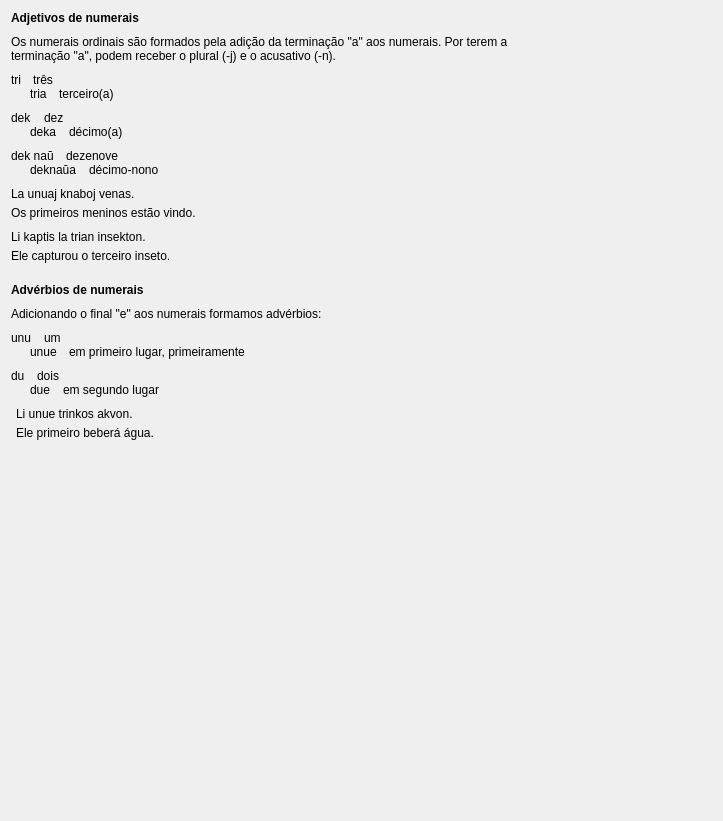
         <widget class="QWidget" name="scrollAreaWidgetContents_3">
          <property name="geometry">
           <rect>
            <x>0</x>
            <y>0</y>
            <width>723</width>
            <height>821</height>
           </rect>
          </property>
          <layout class="QVBoxLayout" name="verticalLayout_25">
           <property name="spacing">
            <number>20</number>
           </property>
           <item>
            <layout class="QVBoxLayout" name="verticalLayout_19">
             <property name="spacing">
              <number>10</number>
             </property>
             <item>
              <widget class="titolo" name="Lec03_Label7">
               <property name="sizePolicy">
                <sizepolicy hsizetype="Preferred" vsizetype="Maximum">
                 <horstretch>0</horstretch>
                 <verstretch>0</verstretch>
                </sizepolicy>
               </property>
               <property name="font">
                <font>
                 <weight>75</weight>
                 <bold>true</bold>
                </font>
               </property>
               <property name="text">
                <string>Adjetivos de numerais</string>
               </property>
              </widget>
             </item>
             <item>
              <widget class="QLabel" name="Lec03_Label261">
               <property name="text">
                <string>Os numerais ordinais são formados pela adição da terminação &quot;a&quot; aos numerais. Por terem a 
terminação &quot;a&quot;, podem receber o plural (-j) e o acusativo (-n).</string>
               </property>
               <property name="wordWrap">
                <bool>true</bool>
               </property>
              </widget>
             </item>
             <item>
              <layout class="QVBoxLayout" name="verticalLayout_101">
               <property name="spacing">
                <number>0</number>
               </property>
               <item>
                <layout class="QHBoxLayout" name="horizontalLayout_238">
                 <property name="spacing">
                  <number>12</number>
                 </property>
                 <item>
                  <widget class="klakbutono_nova" name="Lec03_Button348">
                   <property name="maximumSize">
                    <size>
                     <width>16777215</width>
                     <height>16777215</height>
                    </size>
                   </property>
                   <property name="text">
                    <string>tri</string>
                   </property>
                  </widget>
                 </item>
                 <item>
                  <widget class="QLabel" name="Lec03_Label15">
                   <property name="sizePolicy">
                    <sizepolicy hsizetype="Expanding" vsizetype="Preferred">
                     <horstretch>0</horstretch>
                     <verstretch>0</verstretch>
                    </sizepolicy>
                   </property>
                   <property name="text">
                    <string>três</string>
                   </property>
                   <property name="wordWrap">
                    <bool>true</bool>
                   </property>
                  </widget>
                 </item>
                </layout>
               </item>
               <item>
                <layout class="QHBoxLayout" name="horizontalLayout_239">
                 <property name="spacing">
                  <number>12</number>
                 </property>
                 <item>
                  <widget class="label_sago_reversa" name="label_88">
                   <property name="sizePolicy">
                    <sizepolicy hsizetype="Maximum" vsizetype="Preferred">
                     <horstretch>0</horstretch>
                     <verstretch>0</verstretch>
                    </sizepolicy>
                   </property>
                   <property name="maximumSize">
                    <size>
                     <width>16777215</width>
                     <height>16777215</height>
                    </size>
                   </property>
                   <property name="text">
                    <string/>
                   </property>
                   <property name="pixmap">
                    <pixmap resource="../resources/ikonoj.qrc">:/ikonoj/sago_revena.png</pixmap>
                   </property>
                   <property name="alignment">
                    <set>Qt::AlignRight|Qt::AlignTrailing|Qt::AlignVCenter</set>
                   </property>
                  </widget>
                 </item>
                 <item>
                  <widget class="klakbutono_nova" name="Lec03_Button1">
                   <property name="maximumSize">
                    <size>
                     <width>16777215</width>
                     <height>16777215</height>
                    </size>
                   </property>
                   <property name="text">
                    <string>tria</string>
                   </property>
                  </widget>
                 </item>
                 <item>
                  <widget class="QLabel" name="Lec03_Label262">
                   <property name="sizePolicy">
                    <sizepolicy hsizetype="Expanding" vsizetype="Preferred">
                     <horstretch>0</horstretch>
                     <verstretch>0</verstretch>
                    </sizepolicy>
                   </property>
                   <property name="text">
                    <string>terceiro(a)</string>
                   </property>
                   <property name="wordWrap">
                    <bool>true</bool>
                   </property>
                  </widget>
                 </item>
                </layout>
               </item>
              </layout>
             </item>
             <item>
              <layout class="QVBoxLayout" name="verticalLayout_102">
               <property name="spacing">
                <number>0</number>
               </property>
               <item>
                <layout class="QHBoxLayout" name="horizontalLayout_240">
                 <property name="spacing">
                  <number>12</number>
                 </property>
                 <item>
                  <widget class="klakbutono_nova" name="Lec03_Button349">
                   <property name="maximumSize">
                    <size>
                     <width>16777215</width>
                     <height>16777215</height>
                    </size>
                   </property>
                   <property name="text">
                    <string>dek</string>
                   </property>
                  </widget>
                 </item>
                 <item>
                  <widget class="QLabel" name="Lec03_Label16">
                   <property name="sizePolicy">
                    <sizepolicy hsizetype="Expanding" vsizetype="Preferred">
                     <horstretch>0</horstretch>
                     <verstretch>0</verstretch>
                    </sizepolicy>
                   </property>
                   <property name="text">
                    <string>dez</string>
                   </property>
                   <property name="wordWrap">
                    <bool>true</bool>
                   </property>
                  </widget>
                 </item>
                </layout>
               </item>
               <item>
                <layout class="QHBoxLayout" name="horizontalLayout_241">
                 <property name="spacing">
                  <number>12</number>
                 </property>
                 <item>
                  <widget class="label_sago_reversa" name="label_92">
                   <property name="sizePolicy">
                    <sizepolicy hsizetype="Maximum" vsizetype="Preferred">
                     <horstretch>0</horstretch>
                     <verstretch>0</verstretch>
                    </sizepolicy>
                   </property>
                   <property name="maximumSize">
                    <size>
                     <width>16777215</width>
                     <height>16777215</height>
                    </size>
                   </property>
                   <property name="text">
                    <string/>
                   </property>
                   <property name="pixmap">
                    <pixmap resource="../resources/ikonoj.qrc">:/ikonoj/sago_revena.png</pixmap>
                   </property>
                   <property name="alignment">
                    <set>Qt::AlignRight|Qt::AlignTrailing|Qt::AlignVCenter</set>
                   </property>
                  </widget>
                 </item>
                 <item>
                  <widget class="klakbutono_nova" name="Lec03_Button2">
                   <property name="maximumSize">
                    <size>
                     <width>16777215</width>
                     <height>16777215</height>
                    </size>
                   </property>
                   <property name="text">
                    <string>deka</string>
                   </property>
                  </widget>
                 </item>
                 <item>
                  <widget class="QLabel" name="Lec03_Label263">
                   <property name="sizePolicy">
                    <sizepolicy hsizetype="Expanding" vsizetype="Preferred">
                     <horstretch>0</horstretch>
                     <verstretch>0</verstretch>
                    </sizepolicy>
                   </property>
                   <property name="text">
                    <string>décimo(a)</string>
                   </property>
                   <property name="wordWrap">
                    <bool>true</bool>
                   </property>
                  </widget>
                 </item>
                </layout>
               </item>
              </layout>
             </item>
             <item>
              <layout class="QVBoxLayout" name="verticalLayout_103">
               <property name="spacing">
                <number>0</number>
               </property>
               <item>
                <layout class="QHBoxLayout" name="horizontalLayout_242">
                 <property name="spacing">
                  <number>12</number>
                 </property>
                 <item>
                  <widget class="klakbutono_nova" name="Lec03_Button351">
                   <property name="maximumSize">
                    <size>
                     <width>16777215</width>
                     <height>16777215</height>
                    </size>
                   </property>
                   <property name="text">
                    <string>dek naŭ</string>
                   </property>
                  </widget>
                 </item>
                 <item>
                  <widget class="QLabel" name="Lec03_Label18">
                   <property name="sizePolicy">
                    <sizepolicy hsizetype="Expanding" vsizetype="Preferred">
                     <horstretch>0</horstretch>
                     <verstretch>0</verstretch>
                    </sizepolicy>
                   </property>
                   <property name="text">
                    <string>dezenove</string>
                   </property>
                   <property name="wordWrap">
                    <bool>true</bool>
                   </property>
                  </widget>
                 </item>
                </layout>
               </item>
               <item>
                <layout class="QHBoxLayout" name="horizontalLayout_243">
                 <property name="spacing">
                  <number>12</number>
                 </property>
                 <item>
                  <widget class="label_sago_reversa" name="label_95">
                   <property name="sizePolicy">
                    <sizepolicy hsizetype="Maximum" vsizetype="Preferred">
                     <horstretch>0</horstretch>
                     <verstretch>0</verstretch>
                    </sizepolicy>
                   </property>
                   <property name="maximumSize">
                    <size>
                     <width>16777215</width>
                     <height>16777215</height>
                    </size>
                   </property>
                   <property name="text">
                    <string/>
                   </property>
                   <property name="pixmap">
                    <pixmap resource="../resources/ikonoj.qrc">:/ikonoj/sago_revena.png</pixmap>
                   </property>
                   <property name="alignment">
                    <set>Qt::AlignRight|Qt::AlignTrailing|Qt::AlignVCenter</set>
                   </property>
                  </widget>
                 </item>
                 <item>
                  <widget class="klakbutono_nova" name="Lec03_Button4">
                   <property name="maximumSize">
                    <size>
                     <width>16777215</width>
                     <height>16777215</height>
                    </size>
                   </property>
                   <property name="text">
                    <string>deknaŭa</string>
                   </property>
                  </widget>
                 </item>
                 <item>
                  <widget class="QLabel" name="Lec03_Label265">
                   <property name="sizePolicy">
                    <sizepolicy hsizetype="Expanding" vsizetype="Preferred">
                     <horstretch>0</horstretch>
                     <verstretch>0</verstretch>
                    </sizepolicy>
                   </property>
                   <property name="text">
                    <string>décimo-nono</string>
                   </property>
                   <property name="wordWrap">
                    <bool>true</bool>
                   </property>
                  </widget>
                 </item>
                </layout>
               </item>
              </layout>
             </item>
             <item>
              <layout class="QVBoxLayout" name="verticalLayout_104">
               <property name="spacing">
                <number>10</number>
               </property>
               <item>
                <layout class="QVBoxLayout" name="verticalLayout_34">
                 <property name="spacing">
                  <number>5</number>
                 </property>
                 <item>
                  <widget class="klakbutono_nova" name="Lec03_Button352">
                   <property name="maximumSize">
                    <size>
                     <width>16777215</width>
                     <height>16777215</height>
                    </size>
                   </property>
                   <property name="text">
                    <string>La unuaj knaboj venas.</string>
                   </property>
                   <property name="wordWrap">
                    <bool>true</bool>
                   </property>
                  </widget>
                 </item>
                 <item>
                  <widget class="QLabel" name="Lec03_Label266">
                   <property name="text">
                    <string>Os primeiros meninos estão vindo.</string>
                   </property>
                   <property name="wordWrap">
                    <bool>true</bool>
                   </property>
                  </widget>
                 </item>
                </layout>
               </item>
               <item>
                <layout class="QVBoxLayout" name="verticalLayout_35">
                 <property name="spacing">
                  <number>5</number>
                 </property>
                 <item>
                  <widget class="klakbutono_nova" name="Lec03_Button353">
                   <property name="maximumSize">
                    <size>
                     <width>16777215</width>
                     <height>16777215</height>
                    </size>
                   </property>
                   <property name="text">
                    <string>Li kaptis la trian insekton.</string>
                   </property>
                   <property name="wordWrap">
                    <bool>true</bool>
                   </property>
                  </widget>
                 </item>
                 <item>
                  <widget class="QLabel" name="Lec03_Label267">
                   <property name="text">
                    <string>Ele capturou o terceiro inseto.</string>
                   </property>
                   <property name="wordWrap">
                    <bool>true</bool>
                   </property>
                  </widget>
                 </item>
                </layout>
               </item>
              </layout>
             </item>
            </layout>
           </item>
           <item>
            <layout class="QVBoxLayout" name="verticalLayout_24">
             <property name="spacing">
              <number>10</number>
             </property>
             <item>
              <widget class="titolo" name="Lec03_Label8">
               <property name="sizePolicy">
                <sizepolicy hsizetype="Preferred" vsizetype="Maximum">
                 <horstretch>0</horstretch>
                 <verstretch>0</verstretch>
                </sizepolicy>
               </property>
               <property name="font">
                <font>
                 <weight>75</weight>
                 <bold>true</bold>
                </font>
               </property>
               <property name="text">
                <string>Advérbios de numerais</string>
               </property>
              </widget>
             </item>
             <item>
              <widget class="QLabel" name="Lec03_Label268">
               <property name="text">
                <string>Adicionando o final &quot;e&quot; aos numerais formamos advérbios:</string>
               </property>
               <property name="wordWrap">
                <bool>true</bool>
               </property>
              </widget>
             </item>
             <item>
              <layout class="QVBoxLayout" name="verticalLayout_105">
               <property name="spacing">
                <number>0</number>
               </property>
               <item>
                <layout class="QHBoxLayout" name="horizontalLayout_246">
                 <property name="spacing">
                  <number>12</number>
                 </property>
                 <item>
                  <widget class="klakbutono_nova" name="Lec03_Button355">
                   <property name="maximumSize">
                    <size>
                     <width>16777215</width>
                     <height>16777215</height>
                    </size>
                   </property>
                   <property name="text">
                    <string>unu</string>
                   </property>
                  </widget>
                 </item>
                 <item>
                  <widget class="QLabel" name="Lec03_Label17">
                   <property name="sizePolicy">
                    <sizepolicy hsizetype="Expanding" vsizetype="Preferred">
                     <horstretch>0</horstretch>
                     <verstretch>0</verstretch>
                    </sizepolicy>
                   </property>
                   <property name="text">
                    <string>um</string>
                   </property>
                   <property name="wordWrap">
                    <bool>true</bool>
                   </property>
                  </widget>
                 </item>
                </layout>
               </item>
               <item>
                <layout class="QHBoxLayout" name="horizontalLayout_247">
                 <property name="spacing">
                  <number>12</number>
                 </property>
                 <item>
                  <widget class="label_sago_reversa" name="label_100">
                   <property name="sizePolicy">
                    <sizepolicy hsizetype="Maximum" vsizetype="Preferred">
                     <horstretch>0</horstretch>
                     <verstretch>0</verstretch>
                    </sizepolicy>
                   </property>
                   <property name="maximumSize">
                    <size>
                     <width>16777215</width>
                     <height>16777215</height>
                    </size>
                   </property>
                   <property name="text">
                    <string/>
                   </property>
                   <property name="pixmap">
                    <pixmap resource="../resources/ikonoj.qrc">:/ikonoj/sago_revena.png</pixmap>
                   </property>
                   <property name="alignment">
                    <set>Qt::AlignRight|Qt::AlignTrailing|Qt::AlignVCenter</set>
                   </property>
                  </widget>
                 </item>
                 <item>
                  <widget class="klakbutono_nova" name="Lec03_Button5">
                   <property name="maximumSize">
                    <size>
                     <width>16777215</width>
                     <height>16777215</height>
                    </size>
                   </property>
                   <property name="text">
                    <string>unue</string>
                   </property>
                  </widget>
                 </item>
                 <item>
                  <widget class="QLabel" name="Lec03_Label269">
                   <property name="sizePolicy">
                    <sizepolicy hsizetype="Expanding" vsizetype="Preferred">
                     <horstretch>0</horstretch>
                     <verstretch>0</verstretch>
                    </sizepolicy>
                   </property>
                   <property name="text">
                    <string>em primeiro lugar, primeiramente</string>
                   </property>
                   <property name="wordWrap">
                    <bool>true</bool>
                   </property>
                  </widget>
                 </item>
                </layout>
               </item>
              </layout>
             </item>
             <item>
              <layout class="QVBoxLayout" name="verticalLayout_106">
               <property name="spacing">
                <number>0</number>
               </property>
               <item>
                <layout class="QHBoxLayout" name="horizontalLayout_248">
                 <property name="spacing">
                  <number>12</number>
                 </property>
                 <item>
                  <widget class="klakbutono_nova" name="Lec03_Button354">
                   <property name="maximumSize">
                    <size>
                     <width>16777215</width>
                     <height>16777215</height>
                    </size>
                   </property>
                   <property name="text">
                    <string>du</string>
                   </property>
                  </widget>
                 </item>
                 <item>
                  <widget class="QLabel" name="Lec03_Label19">
                   <property name="sizePolicy">
                    <sizepolicy hsizetype="Expanding" vsizetype="Preferred">
                     <horstretch>0</horstretch>
                     <verstretch>0</verstretch>
                    </sizepolicy>
                   </property>
                   <property name="text">
                    <string>dois</string>
                   </property>
                   <property name="wordWrap">
                    <bool>true</bool>
                   </property>
                  </widget>
                 </item>
                </layout>
               </item>
               <item>
                <layout class="QHBoxLayout" name="horizontalLayout_249">
                 <property name="spacing">
                  <number>12</number>
                 </property>
                 <item>
                  <widget class="label_sago_reversa" name="label_103">
                   <property name="sizePolicy">
                    <sizepolicy hsizetype="Maximum" vsizetype="Preferred">
                     <horstretch>0</horstretch>
                     <verstretch>0</verstretch>
                    </sizepolicy>
                   </property>
                   <property name="maximumSize">
                    <size>
                     <width>16777215</width>
                     <height>16777215</height>
                    </size>
                   </property>
                   <property name="text">
                    <string/>
                   </property>
                   <property name="pixmap">
                    <pixmap resource="../resources/ikonoj.qrc">:/ikonoj/sago_revena.png</pixmap>
                   </property>
                   <property name="alignment">
                    <set>Qt::AlignRight|Qt::AlignTrailing|Qt::AlignVCenter</set>
                   </property>
                  </widget>
                 </item>
                 <item>
                  <widget class="klakbutono_nova" name="Lec03_Button6">
                   <property name="maximumSize">
                    <size>
                     <width>16777215</width>
                     <height>16777215</height>
                    </size>
                   </property>
                   <property name="text">
                    <string>due</string>
                   </property>
                  </widget>
                 </item>
                 <item>
                  <widget class="QLabel" name="Lec03_Label270">
                   <property name="sizePolicy">
                    <sizepolicy hsizetype="Expanding" vsizetype="Preferred">
                     <horstretch>0</horstretch>
                     <verstretch>0</verstretch>
                    </sizepolicy>
                   </property>
                   <property name="text">
                    <string>em segundo lugar</string>
                   </property>
                   <property name="wordWrap">
                    <bool>true</bool>
                   </property>
                  </widget>
                 </item>
                </layout>
               </item>
              </layout>
             </item>
             <item>
              <layout class="QVBoxLayout" name="verticalLayout_36" stretch="0,0">
               <property name="spacing">
                <number>5</number>
               </property>
               <property name="leftMargin">
                <number>5</number>
               </property>
               <property name="rightMargin">
                <number>0</number>
               </property>
               <item>
                <widget class="klakbutono_nova" name="Lec03_Button356">
                 <property name="maximumSize">
                  <size>
                   <width>16777215</width>
                   <height>16777215</height>
                  </size>
                 </property>
                 <property name="text">
                  <string>Li unue trinkos akvon.</string>
                 </property>
                 <property name="wordWrap">
                  <bool>true</bool>
                 </property>
                </widget>
               </item>
               <item>
                <widget class="QLabel" name="Lec03_Label271">
                 <property name="text">
                  <string>Ele primeiro beberá água.</string>
                 </property>
                 <property name="wordWrap">
                  <bool>true</bool>
                 </property>
                </widget>
               </item>
              </layout>
             </item>
            </layout>
           </item>
           <item>
            <spacer name="verticalSpacer_3">
             <property name="orientation">
              <enum>Qt::Vertical</enum>
             </property>
             <property name="sizeHint" stdset="0">
              <size>
               <width>20</width>
               <height>40</height>
              </size>
             </property>
            </spacer>
           </item>
          </layout>
         </widget>
